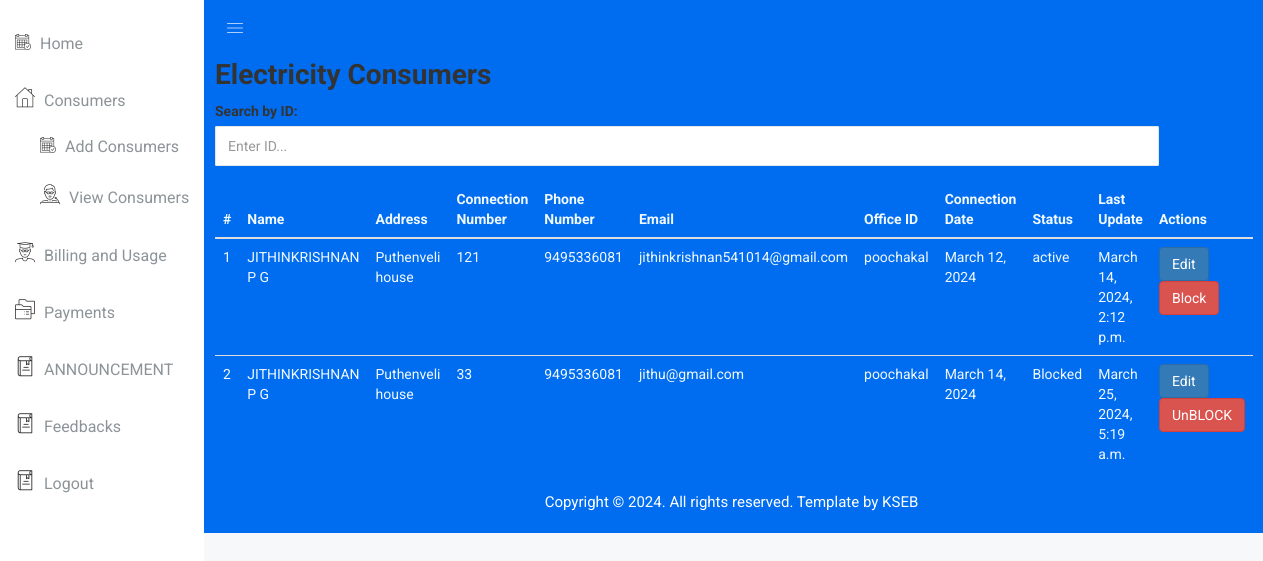
/KSEB/viewconsumers (signed in), run on the app's committed database.
### Admin/models.py (models this page shows, shortened)
class ElectricityConsumer(models.Model):
    id=models.AutoField(primary_key=True)
    name = models.CharField(max_length=100)
    address = models.CharField(max_length=200)
    connection_number = models.CharField(max_length=20, unique=True)
    phone_number = models.CharField(max_length=15)
    email = models.EmailField(blank=True, null=True)
    office_id=models.ForeignKey(KSEBOffice,on_delete=models.CASCADE)
    connection_date = models.DateField(auto_now_add=True)
    status=models.IntegerField()
    lastupdate=models.DateTimeField(auto_now=True)
    password=models.CharField(max_length=26)

class KSEBOffice(models.Model):
    id=models.AutoField(primary_key=True)
    name = models.CharField(max_length=100)
    location = models.CharField(max_length=200)
    phone_number = models.CharField(max_length=15)
    email = models.EmailField(blank=True, null=True)
    office_code = models.CharField(max_length=20, unique=True)
    password=models.CharField(max_length=26)
    def __str__(self):
        return self.name

### KSEB/views.py (the view)
# urls.py: path('viewconsumers', views.viewconsumers, name='viewconsumers'),
def viewconsumers(request):
    consumers=ElectricityConsumer.objects.filter(office_id=request.session["id"])
    return render(request,"KSEB/viewconsumers.html",{"consumers":consumers})

### templates/KSEB/viewconsumers.html (shortened to what this page needs)
{% extends "KSEB/index.html" %}
{% block content %}
<div class="content-wrapper">
    <div class="container mt-5 col-md-11">
        <h1>Electricity Consumers</h1>
        <div class="form-group mb-3">
            <label for="searchId">Search by ID:</label>
            <input type="text" class="form-control" id="searchId" placeholder="Enter ID...">
        </div>
        <table class="table" id="consumersTable" style="color: aliceblue;">
            <thead>
                <tr>
                    <th>#</th>
                    <th>Name</th>
                    <th>Address</th>
                    <th>Connection Number</th>
                    <th>Phone Number</th>
                    <th>Email</th>
                    <th>Office ID</th>
                    <th>Connection Date</th>
                    <th>Status</th>
                    <th>Last Update</th>
                    <th>Actions</th>
                </tr>
            </thead>
            <tbody>
                {% for consumer in consumers %}
                <tr>
                    <td>{{ consumer.id }}</td>
                    <td>{{ consumer.name }}</td>
                    <td>{{ consumer.address }}</td>
                    <td>{{ consumer.connection_number }}</td>
                    <td>{{ consumer.phone_number }}</td>
                    <td>{{ consumer.email }}</td>
                    <td>{{ consumer.office_id }}</td>
                    <td>{{ consumer.connection_date }}</td>
                    <td>{% if consumer.status %}
                        active
                        {% else %}
                        Blocked
                    {% endif %}</td>
                    <td>{{ consumer.lastupdate }}</td>
                    <td>
                        <div class="btn-group">
                            <form action="{% url 'KSEB:edit_consumer' consumer.id %}" method="get" class="mr-1">
                                <button type="submit" class="btn btn-primary">Edit</button>
                            </form>
                            <form action="{% url 'KSEB:block_consumer' consumer.id %}" method="post">
                                <button type="submit" class="btn btn-danger">{% if consumer.status %}
                                    Block
                                    {% else %}
                                    UnBLOCK
                                {% endif %} </button>
                            </form>
                        </div
                    </td>
                </tr>
                {% endfor %}
            </tbody>
        </table>
    </div>
</div>
{% endblock %}

### static/css/main.css (style rules this page uses)
html { color: #222; font-size: 1em; line-height: 1.4; }

### data on the page
ElectricityConsumer: id "1", name "JITHINKRISHNAN P G", address "Puthenveli house", connection_number "121", phone_number "9495336081", email "jithinkrishnan541014@gmail.com", office_id "poochakal", connection_date "March 12, 2024", status "active", lastupdate "March 14, 2024, 2:12 p.m."
ElectricityConsumer: id "2", name "JITHINKRISHNAN P G", address "Puthenveli house", connection_number "33", phone_number "9495336081", email "jithu@gmail.com", office_id "poochakal", connection_date "March 14, 2024", status "Blocked", lastupdate "March 25, 2024, 5:19 a.m."
